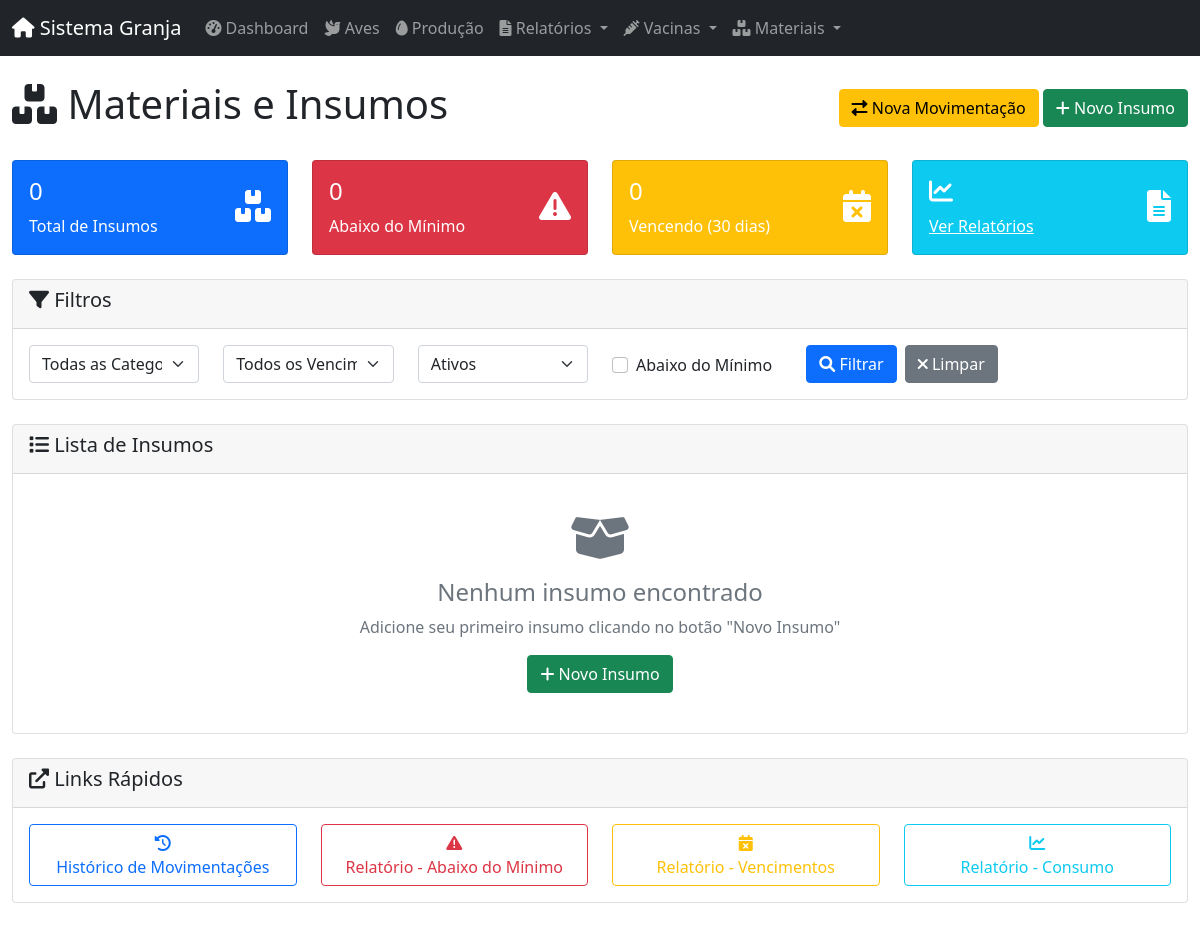
The page /insumos/ on the database as committed earlier.
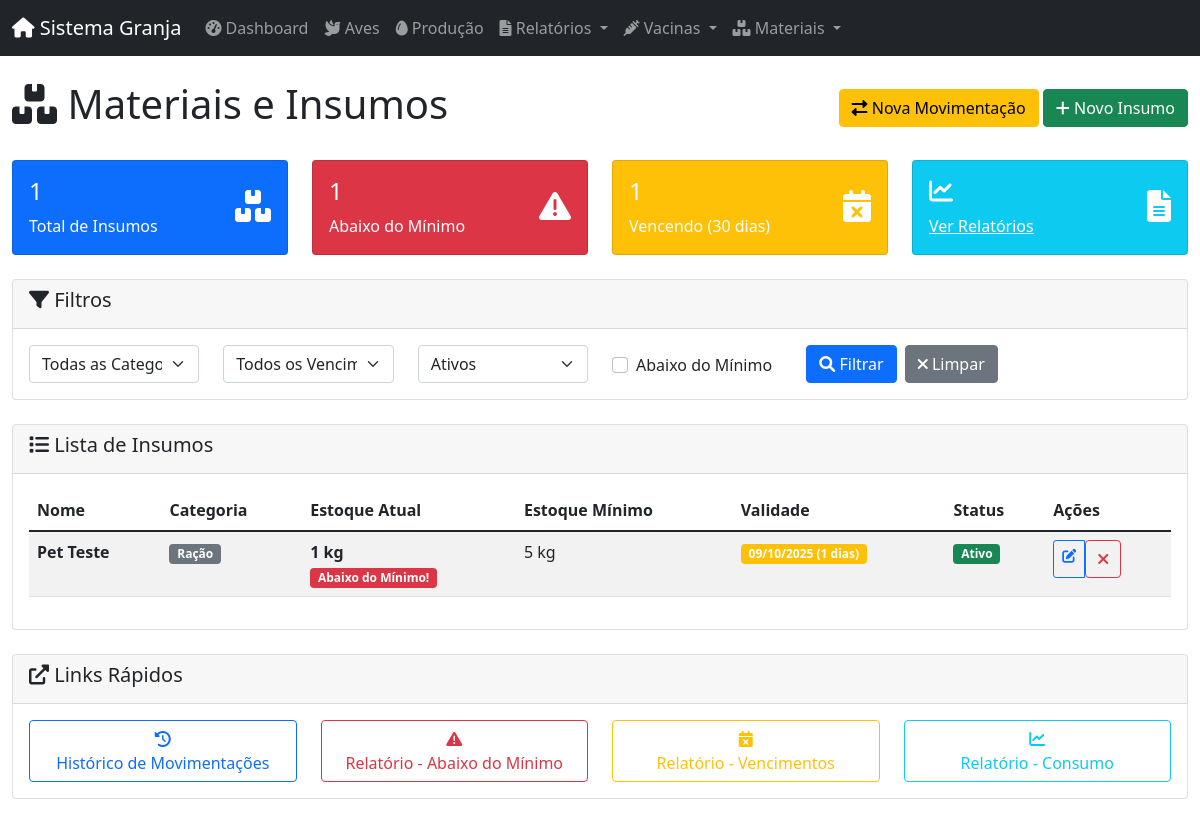
The same page on the database as committed later.
### app/models/database.py (models this page shows)
class BaseModel(Model):
    class Meta:
        database = db

class InsumoNovo(BaseModel):
    id_insumo = AutoField()
    nome = CharField(max_length=100)
    categoria = CharField(max_length=50, choices=[(c.value, c.value) for c in CategoriaInsumo])
    unidade = CharField(max_length=10, choices=[(u.value, u.value) for u in UnidadeMedida])
    quantidade_atual = DecimalField(max_digits=10, decimal_places=2, default=0)
    quantidade_minima = DecimalField(max_digits=10, decimal_places=2, default=0)
    data_validade = DateField(null=True)
    observacoes = TextField(null=True)
    ativo = BooleanField(default=True)
    data_criacao = DateTimeField(default=datetime.datetime.now)
    usuario_criacao = ForeignKeyField(Usuarios, backref='insumos_criados', null=True)
    class Meta:
        table_name = 'insumos_novo'

### app/routes/insumo_routes.py (the view)
@insumo_web.route('/', methods=['GET'])
def listar():
    categoria = request.args.get('categoria')
    abaixo_minimo = request.args.get('abaixo_minimo') == 'true'
    vencimento_dias = request.args.get('vencimento_dias', type=int)
    ativo = request.args.get('ativo', 'true') == 'true'
    insumos = InsumoController.listar_todos(
        categoria=categoria,
        abaixo_minimo=abaixo_minimo,
        vencimento_dias=vencimento_dias,
        ativo=ativo
    )
    total_insumos = len(insumos)
    insumos_abaixo_minimo = len([i for i in insumos if i.quantidade_atual < i.quantidade_minima])
    insumos_vencendo = len([i for i in insumos if i.data_validade and i.data_validade <= date.today() + timedelta(days=30)])
    return render_template('insumo/listar.html',
                         insumos=insumos,
                         categorias=CategoriaInsumo,
                         today=date.today(),
                         total_insumos=total_insumos,
                         insumos_abaixo_minimo=insumos_abaixo_minimo,
                         insumos_vencendo=insumos_vencendo,
                         filtros={
                             'categoria': categoria,
                             'abaixo_minimo': abaixo_minimo,
                             'vencimento_dias': vencimento_dias,
                             'ativo': ativo
                         })

### app/controllers/insumo_controller.py (called while the page is built)
    @staticmethod
    def listar_todos(categoria: str = None, abaixo_minimo: bool = False,
                    vencimento_dias: int = None, ativo: bool = True) -> List[InsumoNovo]:
        query = InsumoNovo.select().where(InsumoNovo.ativo == ativo)
        if categoria:
            query = query.where(InsumoNovo.categoria == categoria)
        if abaixo_minimo:
            query = query.where(InsumoNovo.quantidade_atual < InsumoNovo.quantidade_minima)
        if vencimento_dias:
            data_limite = date.today() + timedelta(days=vencimento_dias)
            query = query.where(
                (InsumoNovo.data_validade.is_null(False)) &
                (InsumoNovo.data_validade <= data_limite)
            )
        return list(query.order_by(InsumoNovo.nome))

### app/templates/insumo/listar.html (shortened to what the changed rows need)
{% extends "layouts/admin.html" %}
{% block content %}
<div class="container-fluid">
    <div class="d-flex justify-content-between align-items-center mb-4">
        <h1><i class="fas fa-boxes"></i> Materiais e Insumos</h1>
    </div>
    <div class="row mb-4">
        <div class="col-md-3">
            <div class="card bg-primary text-white">
                <div class="card-body">
                    <div class="d-flex justify-content-between">
                        <div>
                            <h4>{{ total_insumos }}</h4>
                            <p class="mb-0">Total de Insumos</p>
                        </div>
                    </div>
                </div>
            </div>
        </div>
        <div class="col-md-3">
            <div class="card bg-danger text-white">
                <div class="card-body">
                    <div class="d-flex justify-content-between">
                        <div>
                            <h4>{{ insumos_abaixo_minimo }}</h4>
                            <p class="mb-0">Abaixo do Mínimo</p>
                        </div>
                    </div>
                </div>
            </div>
        </div>
        <div class="col-md-3">
            <div class="card bg-warning text-white">
                <div class="card-body">
                    <div class="d-flex justify-content-between">
                        <div>
                            <h4>{{ insumos_vencendo }}</h4>
                            <p class="mb-0">Vencendo (30 dias)</p>
                        </div>
                    </div>
                </div>
            </div>
        </div>
    </div>
    <div class="card">
        <div class="card-body">
            {% if insumos %}
                <div class="table-responsive">
                    <table class="table table-striped table-hover">
                        <thead>
                            <tr>
                                <th>Nome</th>
                                <th>Categoria</th>
                                <th>Estoque Atual</th>
                                <th>Estoque Mínimo</th>
                                <th>Validade</th>
                                <th>Status</th>
                                <th>Ações</th>
                            </tr>
                        </thead>
                        <tbody>
                            {% for insumo in insumos %}
                                <tr>
                                    <td>
                                        <strong>{{ insumo.nome }}</strong>
                                    </td>
                                    <td>
                                        <span class="badge bg-secondary">{{ insumo.categoria }}</span>
                                    </td>
                                    <td>
                                        <strong>{{ insumo.quantidade_atual }} {{ insumo.unidade }}</strong>
                                        {% if insumo.quantidade_atual < insumo.quantidade_minima %}
                                            <br><span class="badge bg-danger">Abaixo do Mínimo!</span>
                                        {% endif %}
                                    </td>
                                    <td>{{ insumo.quantidade_minima }} {{ insumo.unidade }}</td>
                                    <td>
                                        {% if insumo.data_validade %}
                                            {% set dias_vencimento = (insumo.data_validade - today).days %}
                                            <span class="badge
                                                {% if dias_vencimento <= 0 %}bg-danger
                                                {% elif dias_vencimento <= 7 %}bg-warning
                                                {% elif dias_vencimento <= 30 %}bg-info
                                                {% else %}bg-success{% endif %}">
                                                {{ insumo.data_validade.strftime("%d/%m/%Y") }}
                                                {% if dias_vencimento <= 0 %}
                                                    (VENCIDO)
                                                {% elif dias_vencimento <= 30 %}
                                                    ({{ dias_vencimento }} dias)
                                                {% endif %}
                                            </span>
                                        {% else %}
                                            <span class="text-muted">Sem validade</span>
                                        {% endif %}
                                    </td>
                                    <td>
                                        {% if insumo.ativo %}
                                            <span class="badge bg-success">Ativo</span>
                                        {% else %}
                                            <span class="badge bg-secondary">Inativo</span>
                                        {% endif %}
                                    </td>
                                    <td>
                                        <div class="btn-group btn-group-sm">
                                            <a href="{{ url_for('insumo_web.editar', id_insumo=insumo.id_insumo) }}"
                                               class="btn btn-outline-primary" title="Editar">
                                                <i class="fas fa-edit"></i>
                                            </a>
                                            {% if insumo.ativo %}
                                                <form method="post" action="{{ url_for('insumo_web.desativar', id_insumo=insumo.id_insumo) }}"
                                                      style="display: inline;">
                                                    <button type="submit" class="btn btn-outline-danger"
                                                            title="Desativar"
                                                            onclick="return confirm('Tem certeza que deseja desativar este insumo?')">
                                                        <i class="fas fa-times"></i>
                                                    </button>
                                                </form>
                                            {% endif %}
                                        </div>
                                    </td>
                                </tr>
                            {% endfor %}
                        </tbody>
                    </table>
                </div>
            {% else %}
                <div class="text-center py-4">
                    <i class="fas fa-box-open fa-3x text-muted mb-3"></i>
                    <h4 class="text-muted">Nenhum insumo encontrado</h4>
                    <p class="text-muted">Adicione seu primeiro insumo clicando no botão "Novo Insumo"</p>
                    <a href="{{ url_for('insumo_web.criar') }}" class="btn btn-success">
                        <i class="fas fa-plus"></i> Novo Insumo
                    </a>
                </div>
            {% endif %}
        </div>
    </div>
</div>
{% endblock %}

Rows that differ between the two databases and show on the page:
added InsumoNovo: nome "Pet Teste", categoria "Ração", quantidade_atual "1", unidade "kg", shows "Abaixo do Mínimo!", quantidade_minima "5", data_validade "09/10/2025", ativo "Ativo"
Other text that changed with them:
{{ total_insumos }}: "0" → "1"
{{ insumos_abaixo_minimo }}: "0" → "1"
{{ insumos_vencendo }}: "0" → "1"
text no longer shown: "Nenhum insumo encontrado Adicione seu primeiro insumo clicando no botão \"Novo Insumo\" Novo Insumo"
text now shown: "Nome Categoria Estoque Atual Estoque Mínimo Validade Status Ações"
